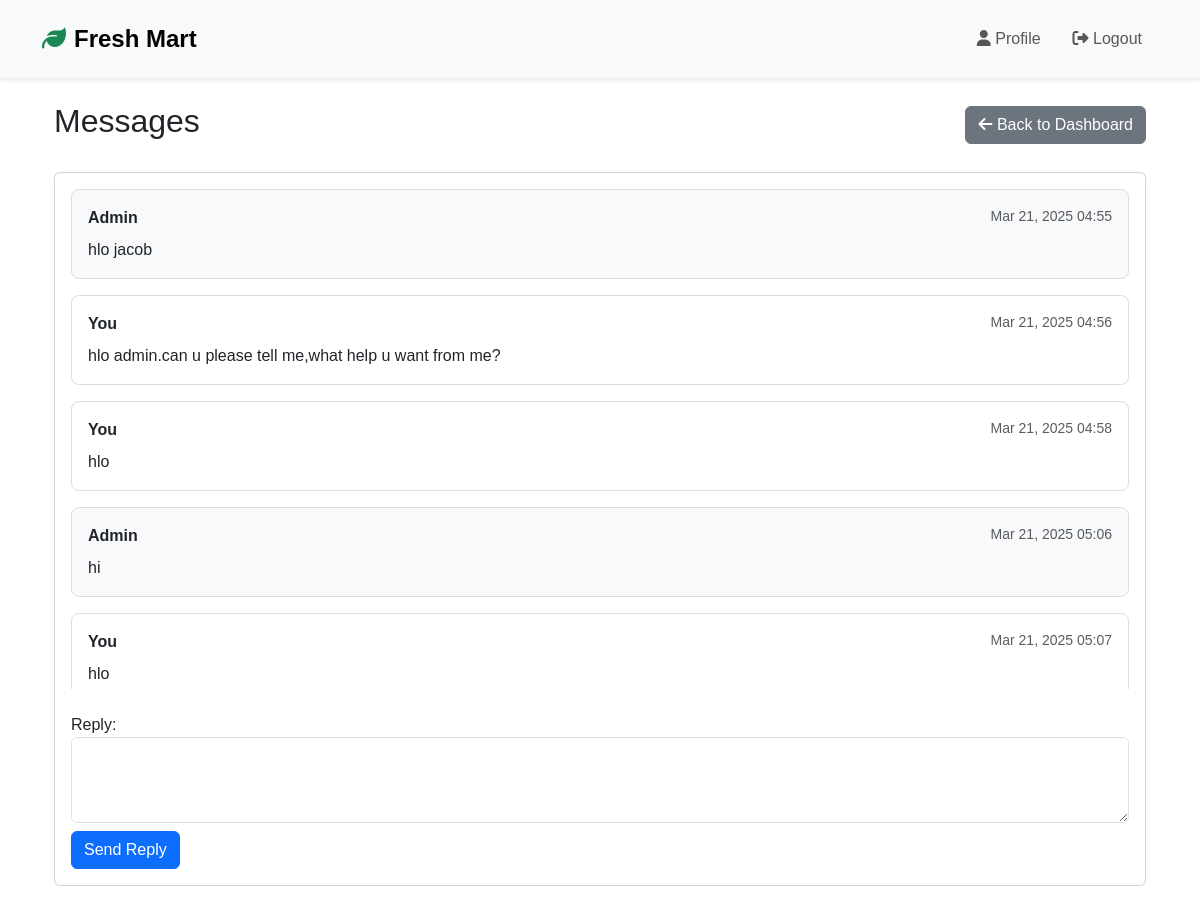
The app's page /supplier/messages/ (signed in) with its own data.
### store/models.py (models this page shows)
class SupplierMessage(models.Model):
    supplier = models.ForeignKey(Supplier, on_delete=models.CASCADE, related_name='messages')
    content = models.TextField()
    is_from_admin = models.BooleanField(default=False)
    created_at = models.DateTimeField(auto_now_add=True)
    read = models.BooleanField(default=False)
    class Meta:
        ordering = ['created_at']
    def __str__(self):
        direction = "Admin to Supplier" if self.is_from_admin else "Supplier to Admin"
        return f"{direction} - {self.created_at.strftime('%Y-%m-%d %H:%M')}"

### store/views.py (the view, shortened to what this page needs)
# urls.py: path('supplier/messages/', views.supplier_messages, name='supplier_messages'),
@login_required
@user_passes_test(is_supplier)
def supplier_messages(request):
    supplier = request.user.supplier
    message_list = SupplierMessage.objects.filter(supplier=supplier).order_by('created_at')
    message_list.filter(read=False).update(read=True)
    return render(request, 'store/supplier/messages.html', {
        'messages': message_list
    })

### store/context_processors.py (called while the page is built)
def admin_context(request):
    context = {}
    if request.user.is_authenticated and request.user.is_staff:
        context['pending_products_count'] = Product.objects.filter(approval_status='pending').count()
    return context

### store/views.py (called while the page is built)
def is_supplier(user):
    return hasattr(user, 'supplier')

### store/templates/store/supplier/messages.html (shortened to what this page needs)
{% extends 'store/base.html' %}
{% load static %}
{% block content %}
<div class="container mt-4">
    <div class="d-flex justify-content-between align-items-center mb-4">
        <h2>Messages</h2>
        <a href="{% url 'supplier_dashboard' %}" class="btn btn-secondary">
            <i class="fas fa-arrow-left"></i> Back to Dashboard
        </a>
    </div>
    <div class="card">
        <div class="card-body">
            <div class="messages-container">
                {% if messages %}
                    {% for message in messages %}
                        <div class="message-card mb-3 {% if message.is_from_admin %}bg-light{% endif %}">
                            <div class="card-body">
                                <div class="d-flex justify-content-between">
                                    <strong>{% if message.is_from_admin %}Admin{% else %}You{% endif %}</strong>
                                    <small class="text-muted">{{ message.created_at|date:"M d, Y H:i" }}</small>
                                </div>
                                <p class="mb-0 mt-2">{{ message.content }}</p>
                            </div>
                        </div>
                    {% endfor %}
                {% else %}
                    <p class="text-center">No messages yet</p>
                {% endif %}
            </div>
            <form method="post" class="mt-4">
                <div class="form-group">
                    <label for="message">Reply:</label>
                    <textarea class="form-control" id="message" name="message" rows="3" required></textarea>
                </div>
                <button type="submit" class="btn btn-primary mt-2">Send Reply</button>
            </form>
        </div>
    </div>
</div>
{% endblock %}

### static/css/style.css (style rules this page uses)
:root { --primary-color: #00b761; --secondary-color: #009951; --dark-color: #1a1a1a; --light-color: #f8f9fa; --transition: all 0.3s ease; }
body { font-family: 'Poppins', sans-serif; overflow-x: hidden; }

### store/templates/store/supplier/messages.html (style rules this page uses)
.message-card { border: 1px solid #ddd; border-radius: 8px; }
.messages-container { max-height: 500px; overflow-y: auto; }

### records on screen
SupplierMessage: is_from_admin "Admin", created_at "Mar 21, 2025 04:55", content "hlo jacob"
SupplierMessage: is_from_admin "You", created_at "Mar 21, 2025 04:56", content "hlo admin.can u please tell me,what help u want from me?"
SupplierMessage: is_from_admin "You", created_at "Mar 21, 2025 04:58", content "hlo"
SupplierMessage: is_from_admin "Admin", created_at "Mar 21, 2025 05:06", content "hi"
SupplierMessage: is_from_admin "You", created_at "Mar 21, 2025 05:07", content "hlo"
